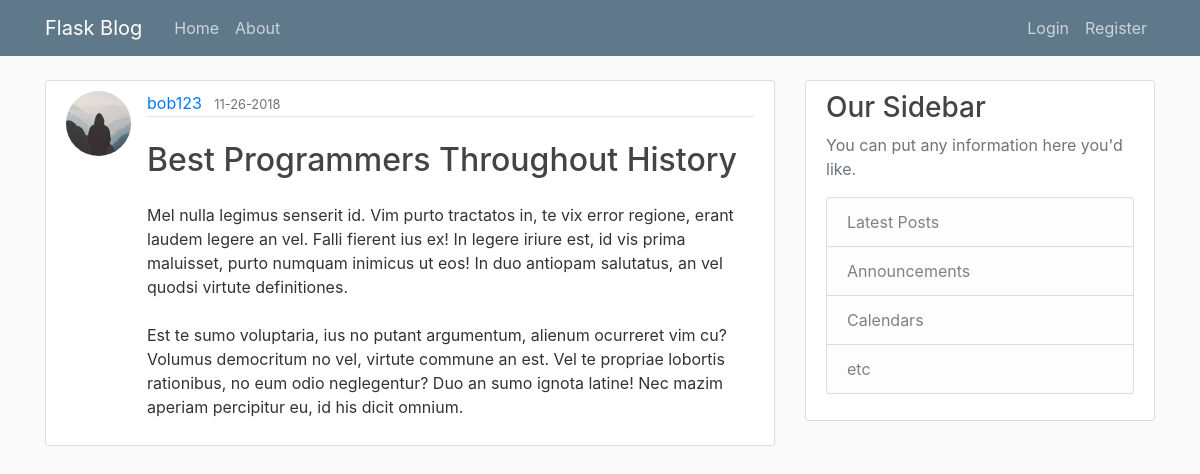
Page /post/13 on the committed database.
### flask_blog/models.py (models this page shows, shortened)
class User(db.Model, UserMixin):
    id = db.Column(db.Integer, primary_key=True)
    username = db.Column(db.String(20), unique=True, nullable=False)
    email = db.Column(db.String(120), unique=True, nullable=False)
    img_file = db.Column(db.String(20), nullable=False, default='default.jpg')
    password = db.Column(db.String(60), nullable=False)
    posts = db.relationship('Post', backref='author', lazy=True)

class Post(db.Model):
    id = db.Column(db.Integer, primary_key=True)
    title = db.Column(db.String(100), nullable=False)
    posted_at = db.Column(db.DateTime, nullable=False, default=datetime.utcnow)
    content = db.Column(db.Text, nullable=False)
    user_id = db.Column(db.Integer, db.ForeignKey('user.id'), nullable=False)

### flask_blog/posts/routes.py (the view)
@posts.route('/post/<int:post_id>')
def post(post_id):
    post = Post.query.get_or_404(post_id)
    return render_template('post.html', title=post.title, post=post)

### flask_blog/templates/post.html (shortened to what this page needs)
{% extends 'layout.html' %}
{% block content %}
    <article class="media content-section">
        <img src="{{ url_for('static', filename='profile_pics/' + post.author.img_file) }}" class="rounded-circle article-img">
        <div class="media-body">
            <div class="article-metadata">
                <a class="mr-2" href="{{ url_for('users.user_posts', username=post.author.username) }}">
                    {{ post.author.username }}
                </a>
                <small class="text-muted">{{ post.posted_at.strftime('%m-%d-%Y') }}</small>
            </div>
            <h2 class="article-title mt-4 mb-4">{{ post.title }}</h2>
            <p class="article-content">{{ post.content }}</p>
        </div>
    </article>
{% endblock %}

### flask_blog/static/main.css (style rules this page uses)
body { background: #fafafa; color: #333333; margin-top: 5rem; }
h1, h2, h3, h4, h5, h6 { color: #444444; }
.content-section { background: #ffffff; padding: 10px 20px; border: 1px solid #dddddd; border-radius: 3px; margin-bottom: 20px; }
.article-title { color: #444444; }
.article-content { white-space: pre-line; }
.article-img { height: 65px; width: 65px; margin-right: 16px; }
.article-metadata { padding-bottom: 1px; margin-bottom: 4px; border-bottom: 1px solid #e3e3e3; }

### rows in the picture
User: img_file (placeholder picture), author.username "bob123"
Post: posted_at "11-26-2018", title "Best Programmers Throughout History", content "Mel nulla legimus senserit id. Vim purto tractatos in, te vix error regione, erant laudem legere an vel. Falli fierent ius ex! In legere iriure est, id vis prima maluisset, purto numquam inimicus ut eos! In duo antiopam salutatus, an vel quodsi virtute definitiones. Est te sumo voluptaria, ius no putant argumentum, alienum ocurreret vim cu? Volumus democritum no vel, virtute commune an est. Vel te propriae lobortis rationibus, no eum odio neglegentur? Duo an sumo ignota latine! Nec mazim aperiam percipitur eu, id his dicit omnium."
